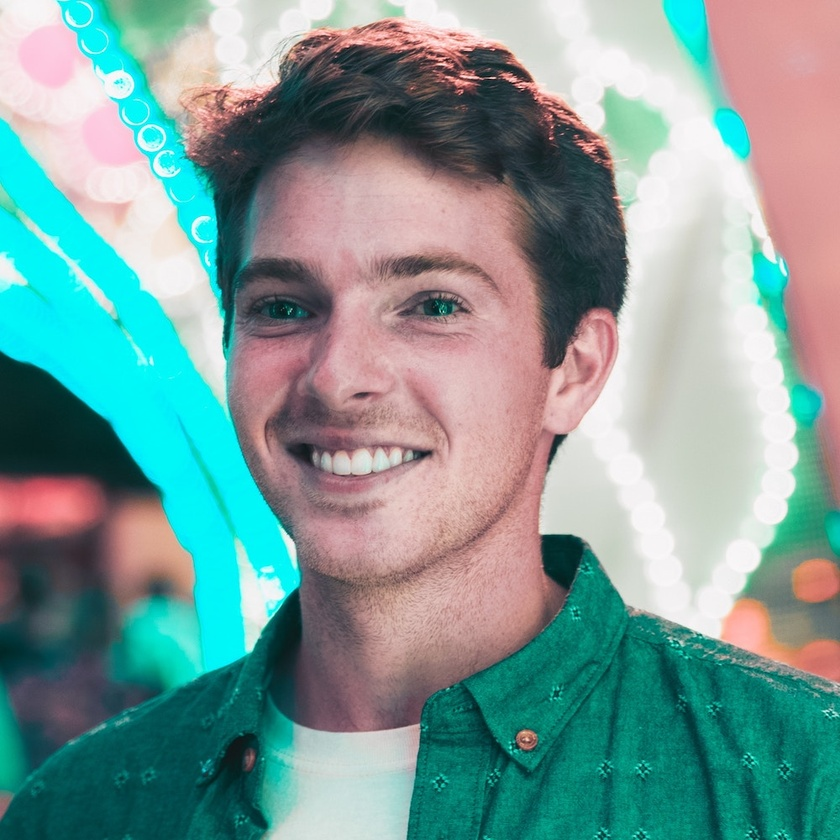
#> input picture img/leo.jpg, 840 x 840 px, shrunk from 1000 x 1000 before the run
$ python image_concatenate.py
#> lines starting #> are read from the running program, lines starting #| are printed output that depends on the picture
# import cv2 library
import cv2
import matplotlib.pyplot as plt
from skimage import exposure
from skimage.io import imread, imshow

# read the images
img1 = cv2.imread("../img/leo.jpg")
#> img1 is the input picture: shape (840, 840, 3); mean B, G, R 151.6, 154.9, 122.1
img1=cv2.cvtColor(img1, cv2.COLOR_BGR2RGB)


plt.subplot(131), imshow(img1)
plt.title('Original Image')

# vertically concatenates images
# of same width
im_v = cv2.vconcat([img1, img1])
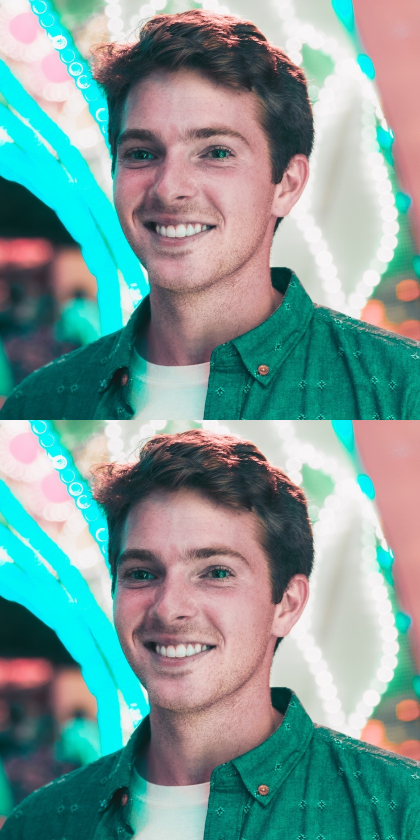
#> im_v: shape (1680, 840, 3) (shown at 1/2 size); mean R, G, B 122.1, 154.9, 151.6
plt.subplot(132), imshow(im_v)
plt.title('Vertically Concatenated Image')

im_h = cv2.hconcat([img1, img1])
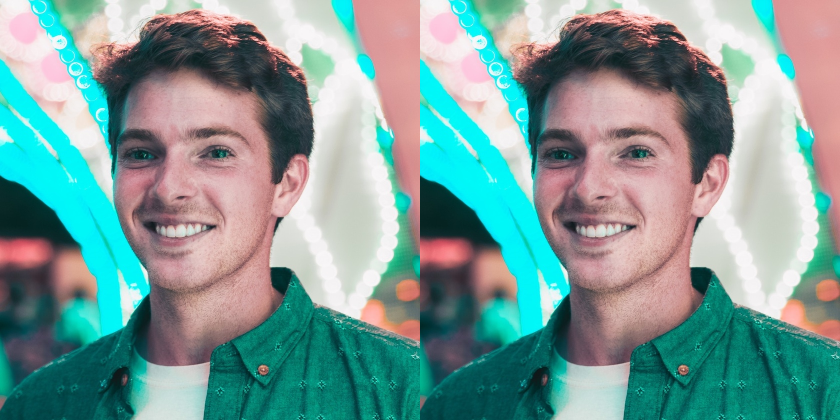
#> im_h: shape (840, 1680, 3) (shown at 1/2 size); mean R, G, B 122.1, 154.9, 151.6
plt.subplot(133), imshow(im_h)
plt.title('Horizontally Concatenated Image')


plt.show()
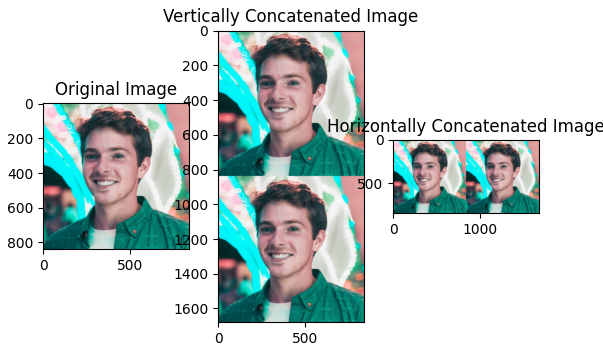
#> figure drawn by matplotlib, 3 panels

$ run again, with img/1.jpg copied over img/leo.jpg
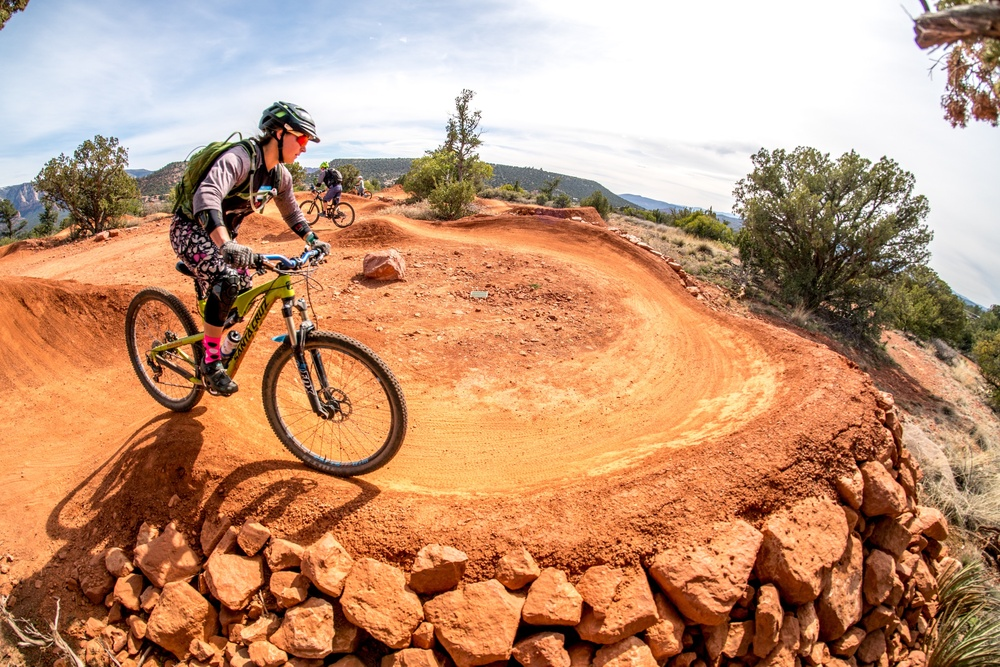
#> input picture img/1.jpg, 1000 x 667 px, shrunk from 3000 x 2000 before the run
#> img1 is the input picture: shape (667, 1000, 3); mean B, G, R 117.4, 147.3, 192
#> `im_h = cv2.hconcat([img1, img1])`:
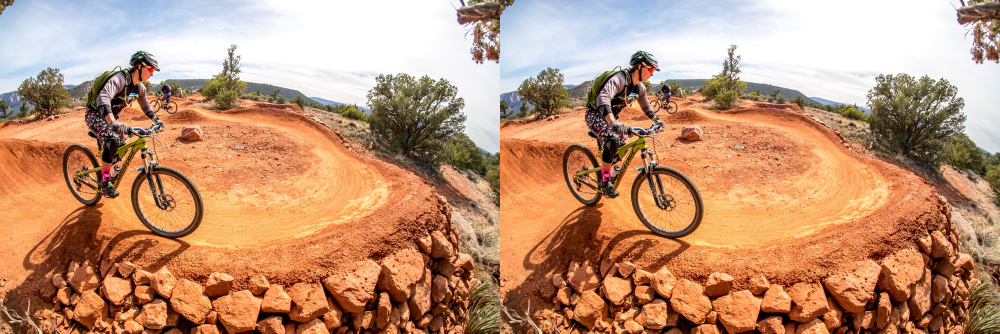
#> im_h: shape (667, 2000, 3) (shown at 1/2 size); mean R, G, B 192, 147.3, 117.4
#> `plt.show()`:
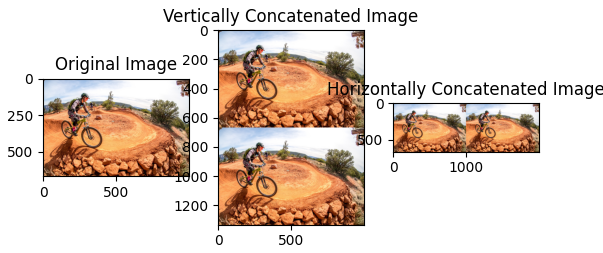
#> figure drawn by matplotlib, 3 panels

$ run again, with img/2.jpg copied over img/leo.jpg
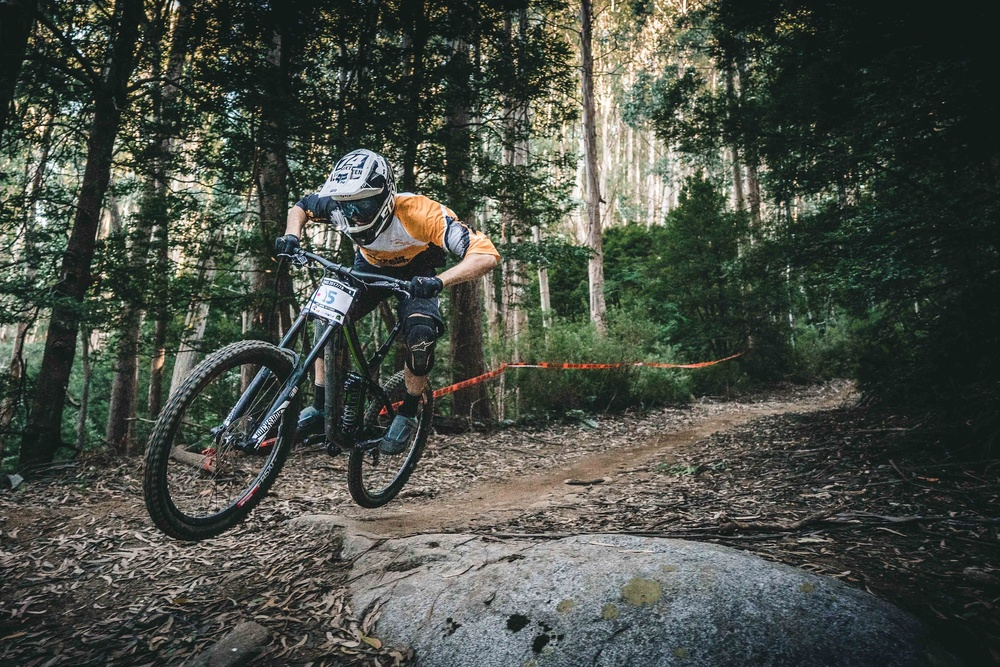
#> input picture img/2.jpg, 1000 x 667 px, shrunk from 3000 x 2001 before the run
#> img1 is the input picture: shape (667, 1000, 3); mean B, G, R 69.2, 77.4, 72.2
#> `im_h = cv2.hconcat([img1, img1])`:
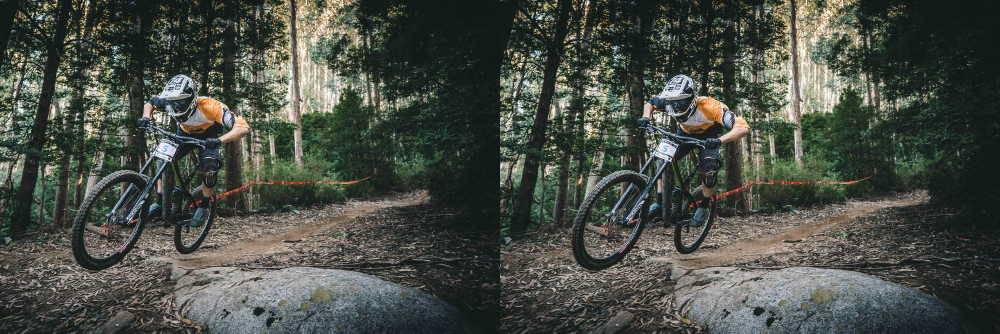
#> im_h: shape (667, 2000, 3) (shown at 1/2 size); mean R, G, B 72.2, 77.4, 69.2
#> `plt.show()`:
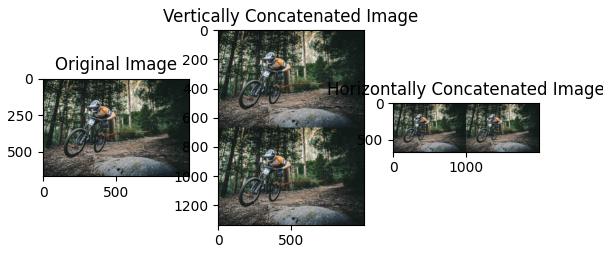
#> figure drawn by matplotlib, 3 panels

$ run again, with img/3.jpg copied over img/leo.jpg
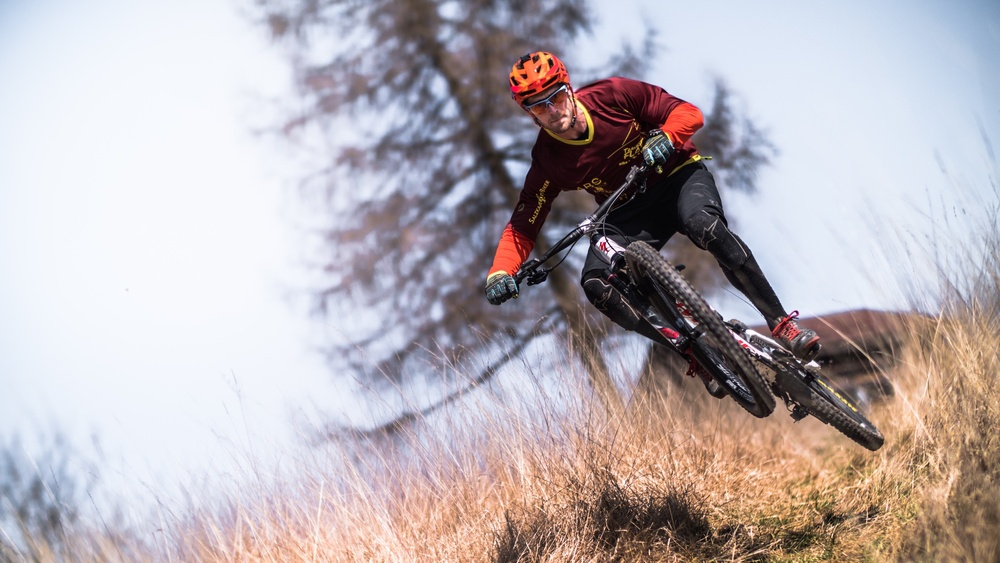
#> input picture img/3.jpg, 1000 x 563 px, shrunk from 3000 x 1688 before the run
#> img1 is the input picture: shape (563, 1000, 3); mean B, G, R 180.6, 176.7, 185
#> `im_h = cv2.hconcat([img1, img1])`:
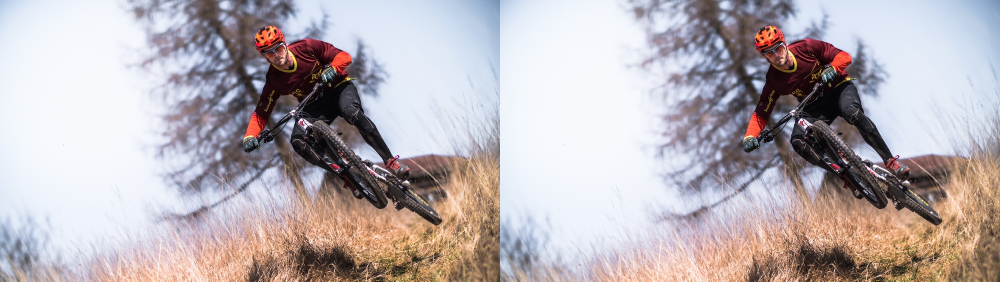
#> im_h: shape (563, 2000, 3) (shown at 1/2 size); mean R, G, B 185, 176.7, 180.6
#> `plt.show()`:
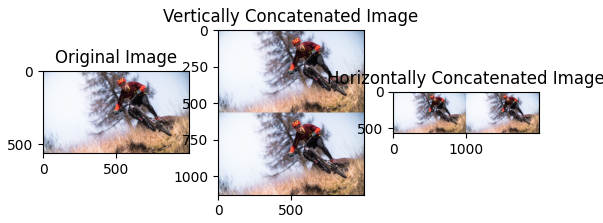
#> figure drawn by matplotlib, 3 panels
